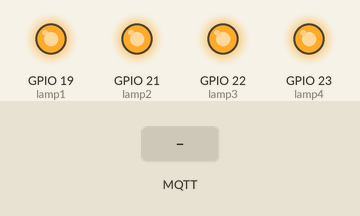
Bench run of a sketch on a simulated ESP32. Parts: output pins drawn as LEDs (lit = HIGH). Inputs (shaded band) come from the test bench. WiFi joins after 1.5 s; servers stay silent unless stated; no MQTT or app messages arrive unless stated; what the sketch prints to the serial monitor is not drawn.

Above: at 2.7 s.
2.8 s: MQTT message "esp32/lamp1" arrives on the first subscribed topic
At 4.7 s:
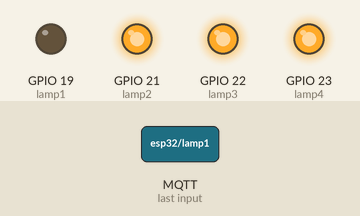
5.0 s: MQTT message "esp32/lamp1" arrives on the second subscribed topic
At 6.3 s:
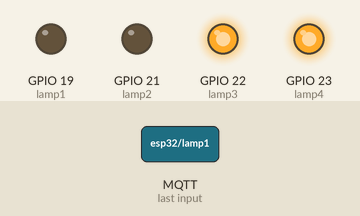
7.0 s: MQTT message "esp32/lamp1" arrives on the third subscribed topic
At 7.8 s:
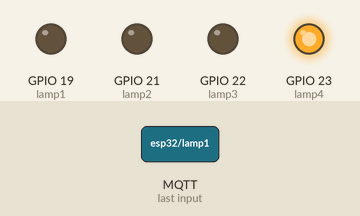
Timing chart, 0 to 10.0 s (numbered marks = the images above; inputs shaded):
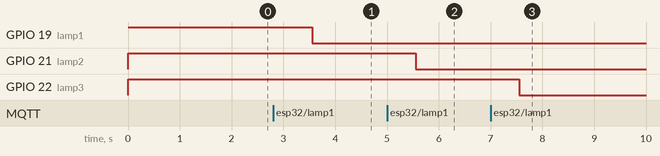

Measured:
- after the input at 2.8 s, GPIO 19 (lamp1): HIGH → LOW after 0.76 s
- after the input at 5.0 s, GPIO 21 (lamp2): HIGH → LOW after 0.56 s
- after the input at 7.0 s, GPIO 22 (lamp3): HIGH → LOW after 0.56 s

The sketch:

AWS_IOT.ino
```cpp
#include "secrets.h"
#include <WiFiClientSecure.h>
#include <PubSubClient.h>
#include <ArduinoJson.h>
#include "WiFi.h"

#define AWS_IOT_SUBSCRIBE_TOPIC1 "esp32/lamp1"
#define AWS_IOT_SUBSCRIBE_TOPIC2 "esp32/lamp2"
#define AWS_IOT_SUBSCRIBE_TOPIC3 "esp32/lamp3"
#define AWS_IOT_SUBSCRIBE_TOPIC4 "esp32/lamp4"

#define lamp1 19
#define lamp2 21
#define lamp3 22
#define lamp4 23

WiFiClientSecure net = WiFiClientSecure();
PubSubClient client(net);


void messageHandler(char* topic, byte* payload, unsigned int length)
{
  Serial.print("incoming: ");
  Serial.println(topic);

/*##################### Lamp 1 #####################*/
  if ( strstr(topic, "esp32/lamp1") )
  {
    StaticJsonDocument<200> doc;
    deserializeJson(doc, payload);
    String Relay1 = doc["status"];
    int r1 = Relay1.toInt();
    if(r1==1)
    {
      digitalWrite(lamp1, HIGH);
      Serial.print("Lamp1 is ON");
    }
    else if(r1==0)
    {
      digitalWrite(lamp1, LOW);
      Serial.print("Lamp1 is OFF");
    }
  }

/*##################### Lamp 2 #####################*/
  if ( strstr(topic, "esp32/lamp2") )
  {
    StaticJsonDocument<200> doc;
    deserializeJson(doc, payload);
    String Relay2 = doc["status"];
    int r2 = Relay2.toInt();
    if(r2==1)
    {
      digitalWrite(lamp2, HIGH);
      Serial.print("Lamp2 is ON");
    }
    else if(r2==0)
    {
      digitalWrite(lamp2, LOW);
      Serial.print("Lamp2 is OFF");
    }
  }

/*##################### Lamp 3 #####################*/
  if ( strstr(topic, "esp32/lamp3") )
  {
    StaticJsonDocument<200> doc;
    deserializeJson(doc, payload);
    String Relay3 = doc["status"];
    int r3 = Relay3.toInt();
    if(r3==1)
    {
      digitalWrite(lamp3, HIGH);
      Serial.print("Lamp3 is ON");
    }
    else if(r3==0)
    {
      digitalWrite(lamp3, LOW);
      Serial.print("Lamp3 is OFF");
    }
  }

/*##################### Lamp 4 #####################*/
  if ( strstr(topic, "esp32/lamp4") )
  {
    StaticJsonDocument<200> doc;
    deserializeJson(doc, payload);
    String Relay4 = doc["status"];
    int r4 = Relay4.toInt();
    if(r4==1)
    {
      digitalWrite(lamp4, HIGH);
      Serial.print("Lamp4 is ON");
    }
    else if(r4==0)
    {
      digitalWrite(lamp4, LOW);
      Serial.print("Lamp4 is OFF");
    }
  }
  Serial.println();
}


void setup()
{
  Serial.begin(115200);

  pinMode (lamp1, OUTPUT);
  pinMode (lamp2, OUTPUT);
  pinMode (lamp3, OUTPUT);
  pinMode (lamp4, OUTPUT);

  digitalWrite(lamp1, HIGH);
  digitalWrite(lamp2, HIGH);
  digitalWrite(lamp3, HIGH);
  digitalWrite(lamp4, HIGH);

  WiFi.mode(WIFI_STA);
  WiFi.begin(WIFI_SSID, WIFI_PASSWORD);

  Serial.println("Connecting to Wi-Fi");

  while (WiFi.status() != WL_CONNECTED)
  {
    delay(500);
    Serial.print(".");
  }

  // Configure WiFiClientSecure to use the AWS IoT device credentials
  net.setCACert(AWS_CERT_CA);
  net.setCertificate(AWS_CERT_CRT);
  net.setPrivateKey(AWS_CERT_PRIVATE);

  // Connect to the MQTT broker on the AWS endpoint we defined earlier
  client.setServer(AWS_IOT_ENDPOINT, 8883);

  // Create a message handler
  client.setCallback(messageHandler);

  Serial.println("Connecting to AWS IOT");

  while (!client.connect(THINGNAME))
  {
    Serial.print(".");
    delay(100);
  }

  if (!client.connected())
  {
    Serial.println("AWS IoT Timeout!");
    return;
  }

  // Subscribe to a topic
  client.subscribe(AWS_IOT_SUBSCRIBE_TOPIC1);
  client.subscribe(AWS_IOT_SUBSCRIBE_TOPIC2);
  client.subscribe(AWS_IOT_SUBSCRIBE_TOPIC3);
  client.subscribe(AWS_IOT_SUBSCRIBE_TOPIC4);

  Serial.println("AWS IoT Connected!");
}


void loop()
{
  client.loop();
  delay(1000);
}
```

secrets.h
```cpp
#include <pgmspace.h>

#define SECRET
#define THINGNAME "Home_Automation"                         //change this

const char WIFI_SSID[] = "Honey";               //change this
const char WIFI_PASSWORD[] = "Sakethhoney1*";           //change this
const char AWS_IOT_ENDPOINT[] = "a4xgp16bt012f-ats.iot.eu-north-1.amazonaws.com";       //change this

// Amazon Root CA 1
static const char AWS_CERT_CA[] PROGMEM = R"EOF(
-----BEGIN CERTIFICATE-----
MIIDQTCCAimgAwIBAgITBmyfz5m/jAo54vB4ikPmljZbyjANBgkqhkiG9w0BAQsF
ADA5MQswCQYDVQQGEwJVUzEPMA0GA1UEChMGQW1hem9uMRkwFwYDVQQDExBBbWF6
b24gUm9vdCBDQSAxMB4XDTE1MDUyNjAwMDAwMFoXDTM4MDExNzAwMDAwMFowOTEL
MAkGA1UEBhMCVVMxDzANBgNVBAoTBkFtYXpvbjEZMBcGA1UEAxMQQW1hem9uIFJv
b3QgQ0EgMTCCASIwDQYJKoZIhvcNAQEBBQADggEPADCCAQoCggEBALJ4gHHKeNXj
ca9HgFB0fW7Y14h29Jlo91ghYPl0hAEvrAIthtOgQ3pOsqTQNroBvo3bSMgHFzZM
9O6II8c+6zf1tRn4SWiw3te5djgdYZ6k/oI2peVKVuRF4fn9tBb6dNqcmzU5L/qw
IFAGbHrQgLKm+a/sRxmPUDgH3KKHOVj4utWp+UhnMJbulHheb4mjUcAwhmahRWa6
VOujw5H5SNz/0egwLX0tdHA114gk957EWW67c4cX8jJGKLhD+rcdqsq08p8kDi1L
93FcXmn/6pUCyziKrlA4b9v7LWIbxcceVOF34GfID5yHI9Y/QCB/IIDEgEw+OyQm
jgSubJrIqg0CAwEAAaNCMEAwDwYDVR0TAQH/BAUwAwEB/zAOBgNVHQ8BAf8EBAMC
AYYwHQYDVR0OBBYEFIQYzIU07LwMlJQuCFmcx7IQTgoIMA0GCSqGSIb3DQEBCwUA
A4IBAQCY8jdaQZChGsV2USggNiMOruYou6r4lK5IpDB/G/wkjUu0yKGX9rbxenDI
U5PMCCjjmCXPI6T53iHTfIUJrU6adTrCC2qJeHZERxhlbI1Bjjt/msv0tadQ1wUs
N+gDS63pYaACbvXy8MWy7Vu33PqUXHeeE6V/Uq2V8viTO96LXFvKWlJbYK8U90vv
o/ufQJVtMVT8QtPHRh8jrdkPSHCa2XV4cdFyQzR1bldZwgJcJmApzyMZFo6IQ6XU
5MsI+yMRQ+hDKXJioaldXgjUkK642M4UwtBV8ob2xJNDd2ZhwLnoQdeXeGADbkpy
rqXRfboQnoZsG4q5WTP468SQvvG5
-----END CERTIFICATE-----
)EOF";

// Device Certificate                                               //change this
static const char AWS_CERT_CRT[] PROGMEM = R"KEY(
-----BEGIN CERTIFICATE-----
MIIDWTCCAkGgAwIBAgIUIZdpaM8aLsyfYKepPT2l6jMT6wswDQYJKoZIhvcNAQEL
BQAwTTFLMEkGA1UECwxCQW1hem9uIFdlYiBTZXJ2aWNlcyBPPUFtYXpvbi5jb20g
SW5jLiBMPVNlYXR0bGUgU1Q9V2FzaGluZ3RvbiBDPVVTMB4XDTIzMTAxODE4Mjk1
NloXDTQ5MTIzMTIzNTk1OVowHjEcMBoGA1UEAwwTQVdTIElvVCBDZXJ0aWZpY2F0
ZTCCASIwDQYJKoZIhvcNAQEBBQADggEPADCCAQoCggEBAMUTteiLlmDgu59QcRhJ
MjPXRUeYeLZfMPaMfZUHNlOb+EX3VwrwWj2bkaoq1OvC6vQELB6K8hwGbA7m6MFP
cr4hpy7j/XGTQKWeuVCpSX3mTlOQLa4m1p3BnO/2c9VgDfxg854Zrw/dnRJu5v8i
sMDZ0IDgWe7Yh442bEsN4Y+EVozg21j75j8SkUfpbHHcFJFOoWwkzoj5+6B5siXj
11aVHT79mwwGyByilGYSHUhUMlru7f2uX0QzU89yJL7fTaSPwEgESdMBqdS6Z5q0
6SXO4SXWgE6ouKXQa86UH7Y0mdN/pfVZHFDRM+K/B5HeGSKK5xcpRSBGxgLcuqzx
V2UCAwEAAaNgMF4wHwYDVR0jBBgwFoAUBMveyRTczyZ9wCxkoewpAQDBaU8wHQYD
VR0OBBYEFJtPYreQoeFQZLp7m8o0HzfB3x3PMAwGA1UdEwEB/wQCMAAwDgYDVR0P
AQH/BAQDAgeAMA0GCSqGSIb3DQEBCwUAA4IBAQCe9Hpn5/3s1qv7tWt5Easq7lCB
e1N7fYNXKw3vTI2u3GLanRd4hXGwty06ndZF78nc6P+Lnm2JG2q9C8D+N9h4jvDV
THTlwJA8zApWTv2gG6HgEYaNnAsU+Lk3Osz10ENS2onfcOITASZK10H0tL/M5wQg
u5THk3OkoVO7mFZnKUnvDXL3CXyItEBZ2CzdJ+MqANlyQUlXmJAsh7/uTH4QcztT
CDC4LDfC60Pit60ryho7RWkjTt3tLAeeUgo/1rSUdoegOKXCIWaFTA7Lm3Wse1oP
2H8Zngcnk/hrE7WGbJTQisI1Y1wBFbSE4wfnzcfYPW1/RT1zDcjj62K0Ka5q
-----END CERTIFICATE-----


)KEY";

// Device Private Key                                               //change this
static const char AWS_CERT_PRIVATE[] PROGMEM = R"KEY(
-----BEGIN RSA PRIVATE KEY-----
MIIEogIBAAKCAQEAxRO16IuWYOC7n1BxGEkyM9dFR5h4tl8w9ox9lQc2U5v4RfdX
CvBaPZuRqirU68Lq9AQsHoryHAZsDubowU9yviGnLuP9cZNApZ65UKlJfeZOU5At
ribWncGc7/Zz1WAN/GDznhmvD92dEm7m/yKwwNnQgOBZ7tiHjjZsSw3hj4RWjODb
WPvmPxKRR+lscdwUkU6hbCTOiPn7oHmyJePXVpUdPv2bDAbIHKKUZhIdSFQyWu7t
/a5fRDNTz3Ikvt9NpI/ASARJ0wGp1LpnmrTpJc7hJdaATqi4pdBrzpQftjSZ03+l
9VkcUNEz4r8Hkd4ZIornFylFIEbGAty6rPFXZQIDAQABAoIBAAXWOJwDjleeMFBe
nIrgmBkK9iVRsbmNBjE3Jf0E8qn1Q5wm4DAVwEZ01hKZJCc7ZaQGf5wD93m3AvpK
Ani/NqHE82OjIv17I/4Dvm9SJDgTWxyEd6XhxpdzhYdh4DpglulzoaN8FUA+Cwnh
uPuzdlKv4MoAWwmE5jbjC8AJUDXk4y9vOxIZW2vRAQ5OMH29kRedKHY3l5Vp4nTq
LE6ik5JN92WznOD5C/Qw+wwkOLgOz7eG/SgHYLzwKKdoGGuYFWfCxB9ch6hGET3p
U41jYE4j9g+YmxlfT5BzKcnTHm9MlmDJlkEemMa/T/5Xf0FlhzlAC6f9p1rBOlLA
J9p4McECgYEA6BxihFiF0oe+i7ooQy4pPvcguW7z+D+Ju+NeL8Kx+g6H3QQqHQlw
yEfpC+2Wx/W1Q6NPJJUMm1uY/XTRfcZGuM/sysFqjVww5ocKKRNMAIYO4FgWHqab
jh2OtxPOsrK0Ja7PdPhTQnY9GUKAv9n05wXGkgjGwWjpFIP+5r2aYzUCgYEA2VxC
ZRIUA3h9+tRqZ2Ttanut9lDNau1RI83oCut0C9rGdwIcnXRq4Xb1gwwINgcb/qGj
IDDFidXBkAwvg0UGtdLmPSAq0EYNXVrNdnz/9szSTzSJ0aJ1PIA/TO7hWjrkmfJP
gokcSUGS0bxnOCtYCLpXRVs8fANCHi0pt6C5+XECgYBmaFejEreAarnMRkcLVOuH
x1sd1XE4vzfSuP9OTTVfIVgaUIMQKqEjDG8q/xl+gc8G15/MgSJ9zQ0UDp17Q6bi
VYKg9nM/iUReAYifFM98j6kynEquHU4Whr330npo52WKFrWbYxDBCw/r/CZ3/v8J
isfQmKSwosvrbE1jmpXqXQKBgD80XbYoIJu1wORcOiigp4zsM/TJIEJ0icCgklYC
i3cbAdT/TzTV8nJndhLKP+T+Ajzz4YxtwjNHbgamFHbWbpIWpo6luO1hQWehDNfk
l0W733farizAUdjq7f1ABVWIhIrjdA1gM1J19+x3HYiuyeWX0eLAGgFxrRs7RMM5
wHpxAoGAQ9k+qbZmUcjPYx+TXxXUnIqo80G4+QdfbSCU71+WKdMF/tKbggroY5NO
elKxilFlQmSNgbWmJ6ntwy16ZZg0tIT4ff/KQ8WOkEvw5K9lzZFizpUVMNQds65T
YzHhb2PwRXw/2MwrLM8kwveDSiKAMhR8JdLLC1VhZhDPpKOAM0I=
-----END RSA PRIVATE KEY-----


)KEY";
```
